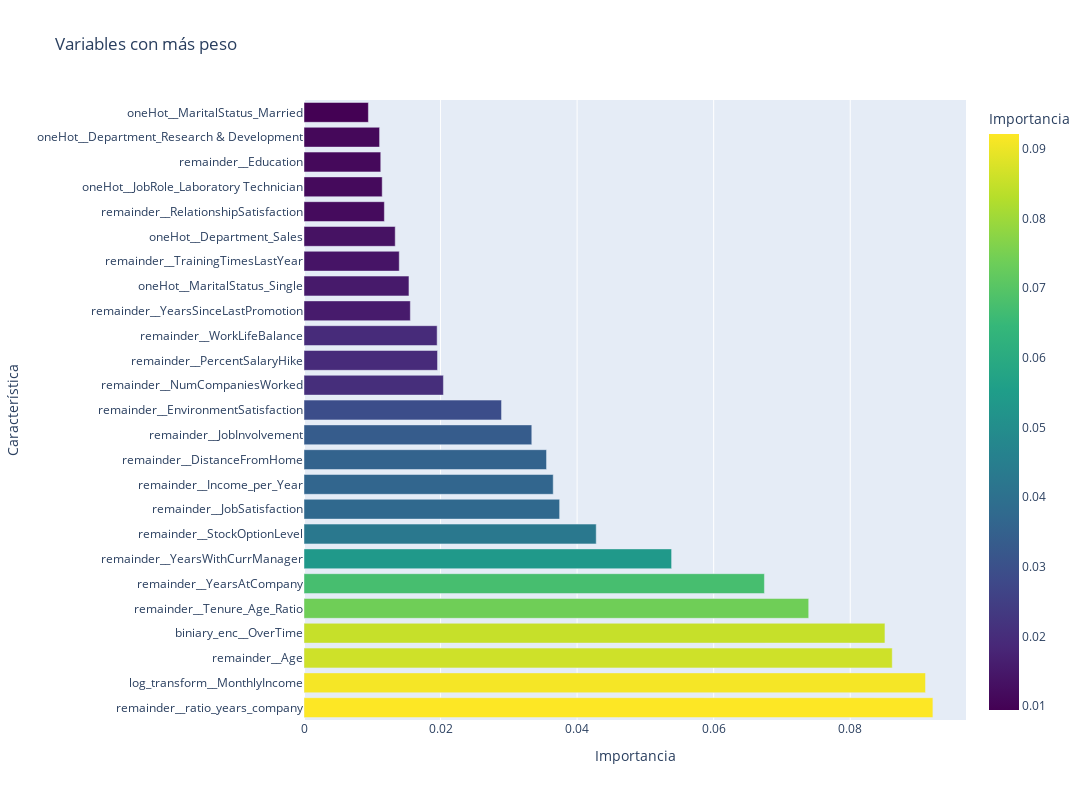

Write notebook code for a chart like this one.
### Markdown cell above
El modelo ha conseguido un AUC de 0.74, un resultado aceptable. Esto se traduce en que hay un 75% de posibilidades de que, escogiendo aleatoriamente a un trabajador de la clase 0 y a otro de la clase 1, el modelo le asigne una mayor probabilidad de salida al segundo. Al principio, la curva tiene una subida muy pronunciada. Esto quiere decir que, las primeras bajas las detecta perfectamente. A partir de 0.2 en la tasa de falsos positivos, es donde ya empieza a tener más problemas, y clasifica verdaderos positivos cuando realmente no lo son, por eso la curva pasa a ir horizontalmente hacia la derecha.

### Code cell
feature_names = rf_optimizado.named_steps['preprocessing'].get_feature_names_out()

fi = get_feature_importances(rf_model, feature_names)
gr = show_feature_importances(fi)
gr

### Figure 1 — Plotly figure (JSON) as saved in the notebook; plotly's stock layout.template omitted (floating-point values rounded to 4 significant figures)
{"data": [{"hovertemplate": "Importancia=%{marker.color}<br>Característica=%{y}<extra></extra>", "legendgroup": "", "marker": {"color": [0.09211, 0.09103, 0.08615, 0.08508, 0.07392, 0.06743, 0.05384, 0.0428, 0.03744, 0.0365, 0.03552, 0.03336, 0.02893, 0.02042, 0.01956, 0.0195, 0.01557, 0.01537, 0.01395, 0.01336, 0.01177, 0.01145, 0.01124, 0.01107, 0.00943], "coloraxis": "coloraxis", "pattern": {"shape": ""}}, "name": "", "orientation": "h", "showlegend": false, "textposition": "auto", "type": "bar", "x": [0.09211, 0.09103, 0.08615, 0.08508, 0.07392, 0.06743, 0.05384, 0.0428, 0.03744, 0.0365, 0.03552, 0.03336, 0.02893, 0.02042, 0.01956, 0.0195, 0.01557, 0.01537, 0.01395, 0.01336, 0.01177, 0.01145, 0.01124, 0.01107, 0.00943], "xaxis": "x", "y": ["remainder__ratio_years_company", "log_transform__MonthlyIncome", "remainder__Age", "biniary_enc__OverTime", "remainder__Tenure_Age_Ratio", "remainder__YearsAtCompany", "remainder__YearsWithCurrManager", "remainder__StockOptionLevel", "remainder__JobSatisfaction", "remainder__Income_per_Year", "remainder__DistanceFromHome", "remainder__JobInvolvement", "remainder__EnvironmentSatisfaction", "remainder__NumCompaniesWorked", "remainder__PercentSalaryHike", "remainder__WorkLifeBalance", "remainder__YearsSinceLastPromotion", "oneHot__MaritalStatus_Single", "remainder__TrainingTimesLastYear", "oneHot__Department_Sales", "remainder__RelationshipSatisfaction", "oneHot__JobRole_Laboratory Technician", "remainder__Education", "oneHot__Department_Research & Development", "oneHot__MaritalStatus_Married"], "yaxis": "y"}], "layout": {"barmode": "relative", "coloraxis": {"colorbar": {"title": {"text": "Importancia"}}, "colorscale": [[0, "#440154"], [0.1111, "#482878"], [0.2222, "#3e4989"], [0.3333, "#31688e"], [0.4444, "#26828e"], [0.5556, "#1f9e89"], [0.6667, "#35b779"], [0.7778, "#6ece58"], [0.8889, "#b5de2b"], [1, "#fde725"]]}, "height": 800, "legend": {"tracegroupgap": 0}, "title": {"text": "Variables con más peso"}, "width": 1200, "xaxis": {"anchor": "y", "domain": [0, 1], "title": {"text": "Importancia"}}, "yaxis": {"anchor": "x", "domain": [0, 1], "title": {"text": "Característica"}}}}
